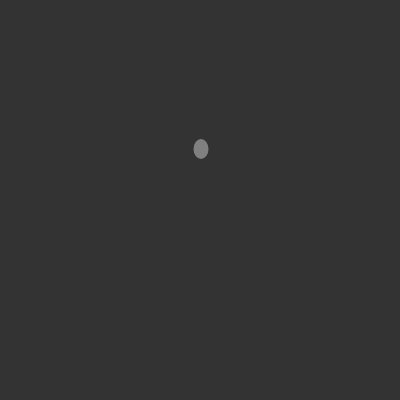
Frame 1 (no input)
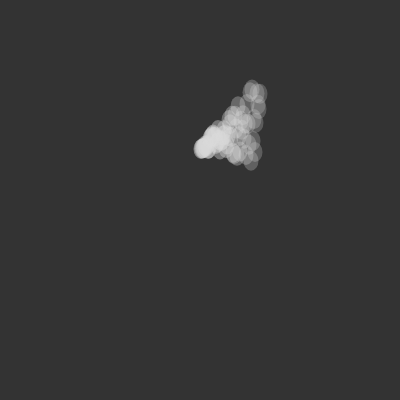
Frame 60 (no input)
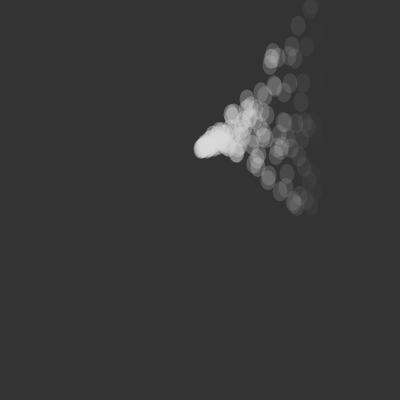
Frame 120 (the mouse pressed at the canvas centre since frame 60)

The p5.js sketch that drew these frames (run headless with seeded random() and noise() and a simulated clock; from frame 60 on, the mouse is pressed at the canvas centre):

// p5.js sketch
// ── sketch.js
var smoke;

function setup() {
  createCanvas(400, 400);
  smoke = new ParticleSystem(createVector(width/2, 150));
}

function draw() {
  background(51);
  smoke.addParticle();
  smoke.run();
}


// ── Particle.js
class Particle {
	constructor(_pos) {
		this.acc = createVector(0, 0);
		this.vel = createVector(random(1, 1), random(-1, 0));
		this.pos = _pos.copy();
		this.lifespan = 120.0;
	}

	update() {
		this.vel.add(this.acc);
		this.pos.add(this.vel);
		this.pos.y += sin(radians(this.pos.y + this.pos.x));
		this.lifespan -= 1;
		
		return this;
	}

	display() {
		stroke(200, this.lifespan);
		strokeWeight();
		fill(217, this.lifespan);
		ellipse(this.pos.x, this.pos.y, 15, 20);
		
		return this;
	}

	isDead() {
		if (this.lifespan < 0) {
			return true;
		} else {
			return false;
		}
	}

	run() {
		return this.update().display();
	}
}
// ── ParticleSystem.js
class ParticleSystem {
	constructor(_pos) {
		this.origin = _pos.copy();
		this.particles = [];
	}

	addParticle() {
		this.particles.push(new Particle(this.origin));
	}

	run() {
		for (var i = this.particles.length - 1; i >= 0; i--) {
			var p = this.particles[i];
			p.run();
			if (p.isDead()) {
				this.particles.splice(i, 1);
			}
		}
	}
}
